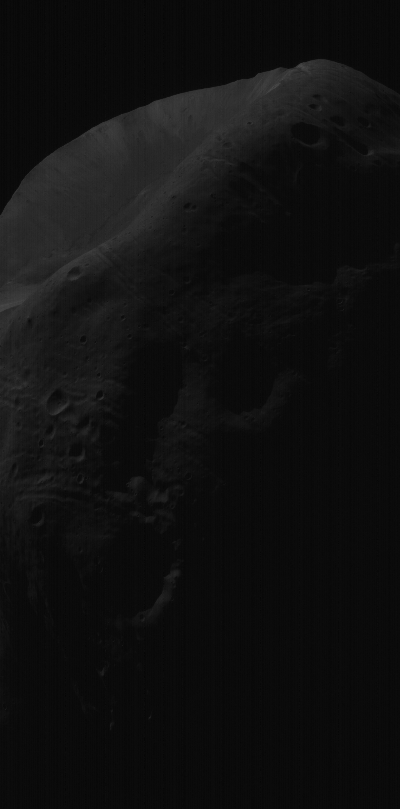
%> input picture lab4/phobos.bmp, 400 x 809 px
$ octave hist_matching.m   (GNU Octave 9; MATLAB toolbox functions it lacks are replaced by stand-ins)
%> lines starting %> are read from the running program, lines starting %| are printed output that depends on the picture
clc;
clearvars;
close all;
load histogramZadany;


phobos = imread('phobos.bmp');
%> phobos is the input picture: size 809x400 uint8; min 3, max 73, mean 16.1


figure('Name','Histogram zadany');
bar(histogramZadany);
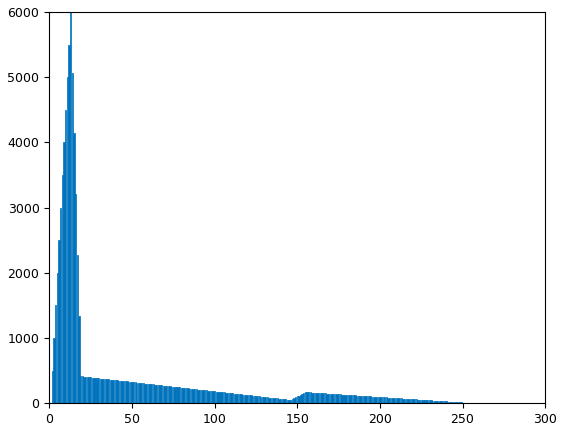
%> figure redrawn from the program's plot data; tallest bar 6000 high, from x = 12.6 to 13.4

figure('Name', 'Phobos po wyrównaniu zadanym histogramem i histogram otrzymanego obrazu');
subplot(1,2,1);
phobos_histeq = histeq(phobos, histogramZadany);
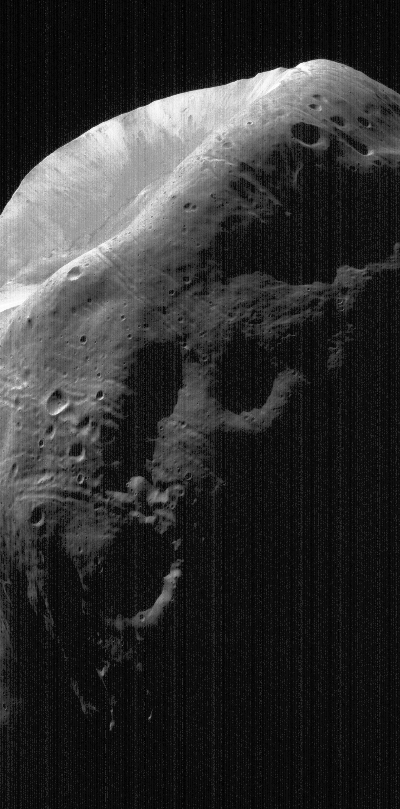
%> phobos_histeq: size 809x400 uint8; min 0, max 255, mean 47.7
imshow(phobos_histeq );
subplot(1,2,2);
imhist(phobos_histeq);
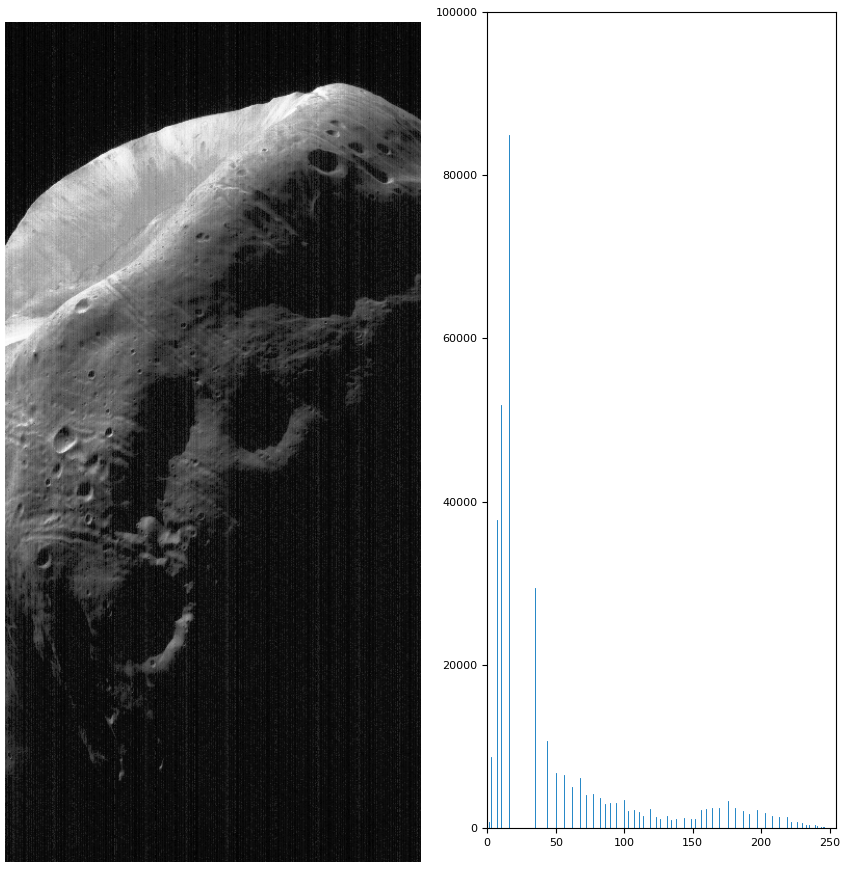
%> figure redrawn from the program's plot data, 2 panels
%%
figure();
subplot(1,3,1);
imshow(phobos); title('Orygina³');
subplot(1,3,2);
imshow(imadjust(phobos)); title('Po rozci¹gniêciu');
subplot(1,3,3);
imshow(adapthisteq(phobos)); title('Po wyrównaniu CLAHE');
%> after `imshow(adapthisteq(phobos))`:
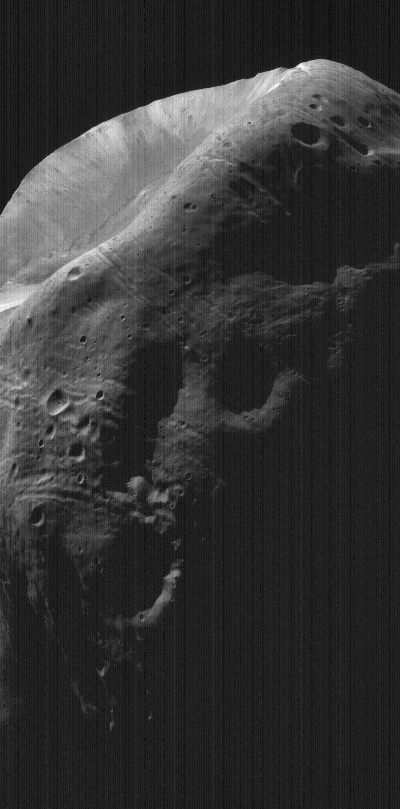
%> displayed picture: size 809x400, on the screen's scale of 0 to 255; min 0, max 255, mean 52.1
